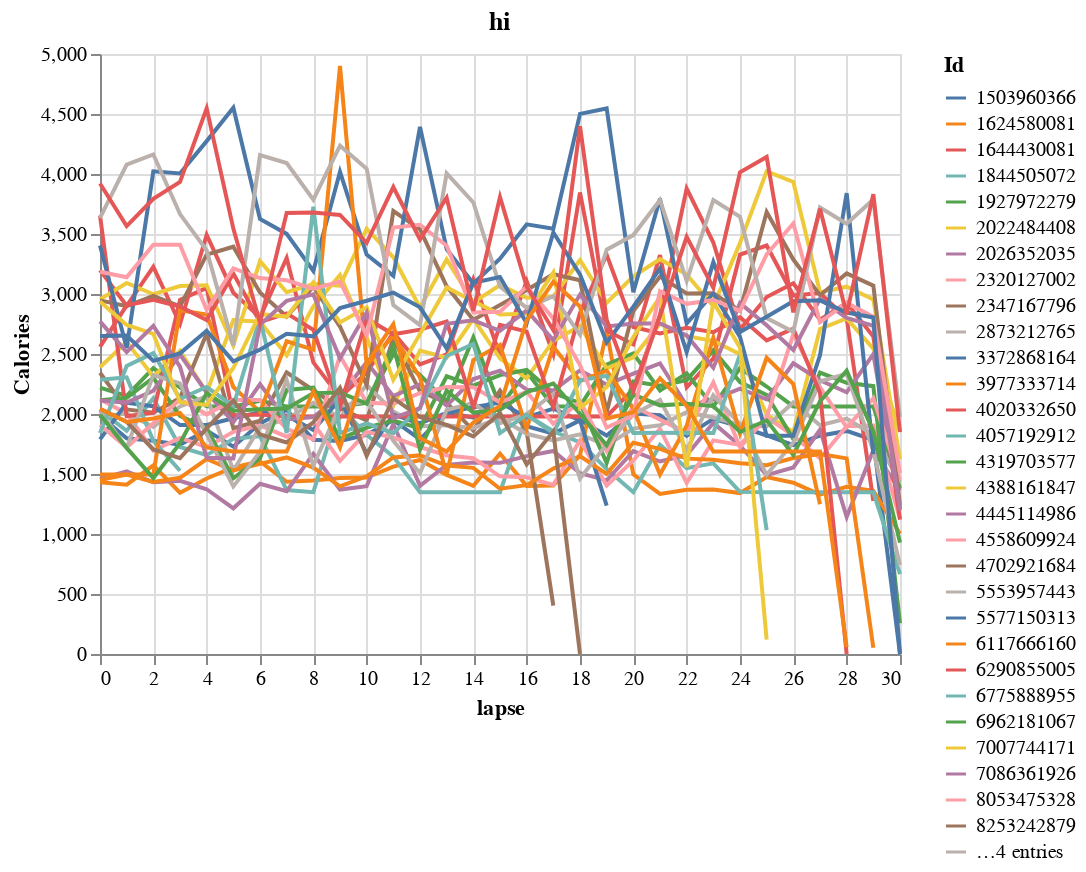

The notebook cell this image was saved under:
### Code cell
df_c["ActivityDay"] = pd.to_datetime(df_c["ActivityDay"])
df_s["ActivityDay"] = pd.to_datetime(df_s["ActivityDay"])
df_c.head()

start_dates = {}
for id, frame in df_c.sort_values(by="ActivityDay").groupby("Id"):
    start_dates[id] = frame.iloc[0]["ActivityDay"]

df_c["lapse"] = [(row["ActivityDay"] - start_dates[row["Id"]]).days  for i, row in df_c.iterrows()]
df_c.head()

for id, frame in df_c.sort_values(by="ActivityDay").groupby("Id"):
    print(f"For {id}")
    print("------------------------")
    print(frame.head(5), end="\n\n")

chart = alt.Chart(df_c).mark_line().encode(
    x=alt.X("lapse"),
    y=alt.Y("Calories"),
    color=alt.Color("Id", type="nominal"),
    tooltip=["lapse", "Calories" ],
).properties(
    title="hi",
)

chart

### Figure 1 — Vega-Lite specification as saved in the notebook (floating-point values rounded to 4 significant figures; data arrays with more than 128 entries replaced by an {"elided": "..."} marker saying what was removed)
{"config": {"view": {"continuousWidth": 400, "continuousHeight": 300}}, "data": {"name": "data-29bce710f40769b22dde8e44753dc91f"}, "mark": "line", "encoding": {"color": {"field": "Id", "type": "nominal"}, "tooltip": [{"field": "lapse", "type": "quantitative"}, {"field": "Calories", "type": "quantitative"}], "x": {"field": "lapse", "type": "quantitative"}, "y": {"field": "Calories", "type": "quantitative"}}, "title": "hi", "$schema": "https://vega.github.io/schema/vega-lite/v4.17.0.json", "datasets": {"data-29bce710f40769b22dde8e44753dc91f": {"elided": "940 records"}}}
